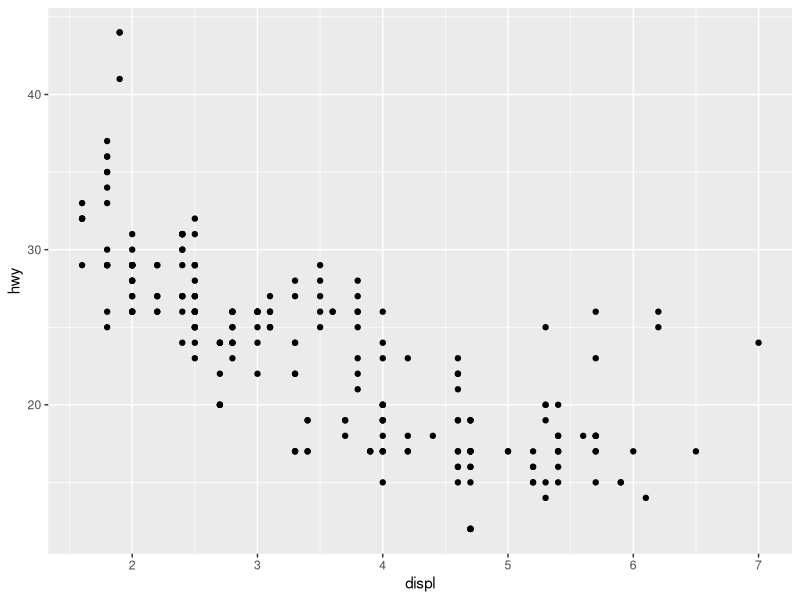
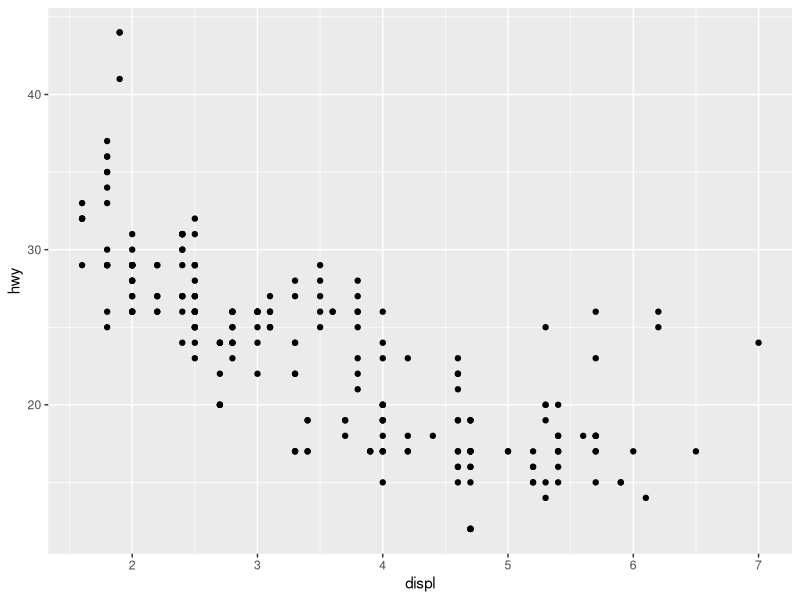
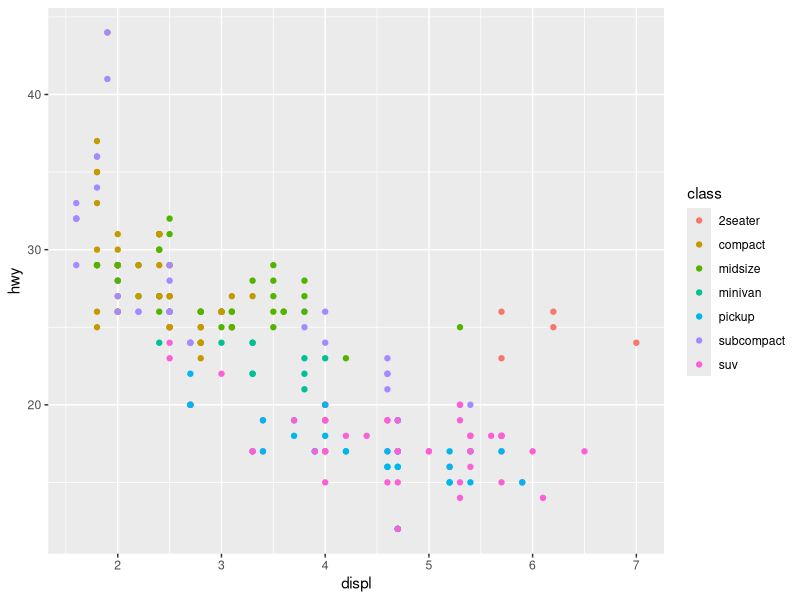
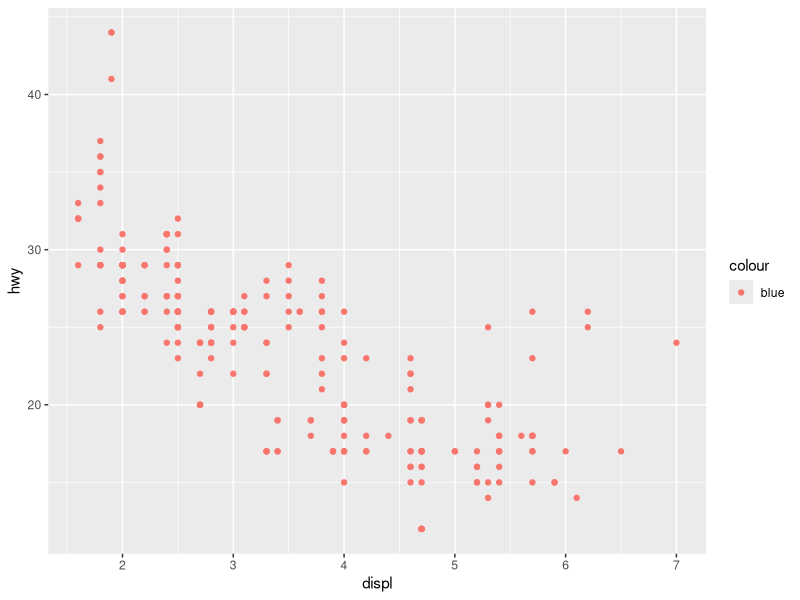
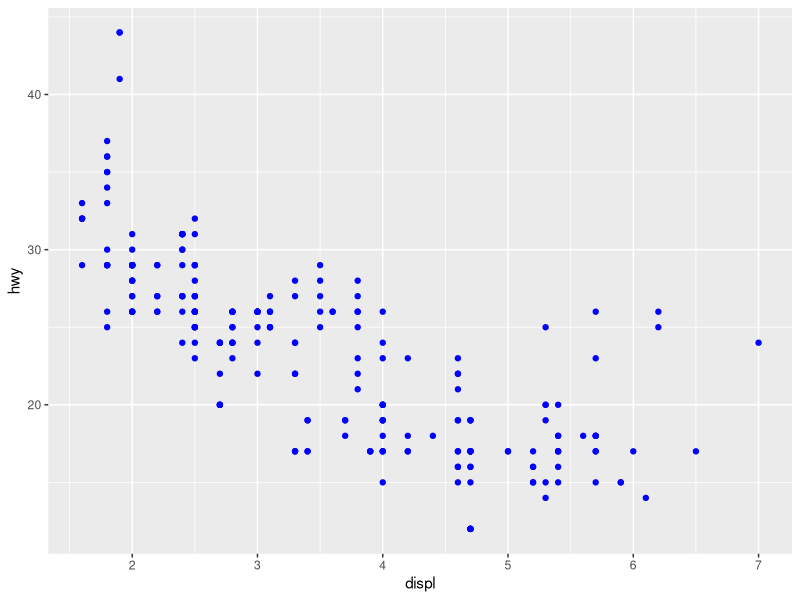
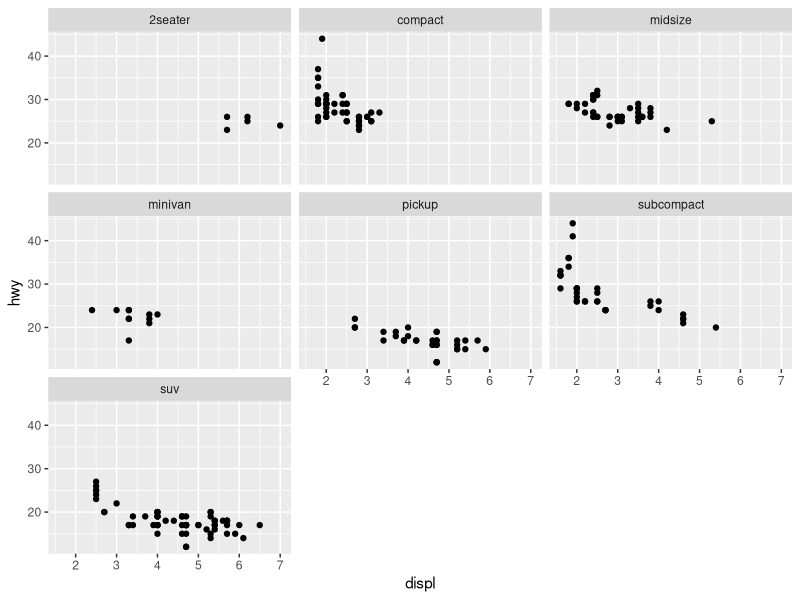
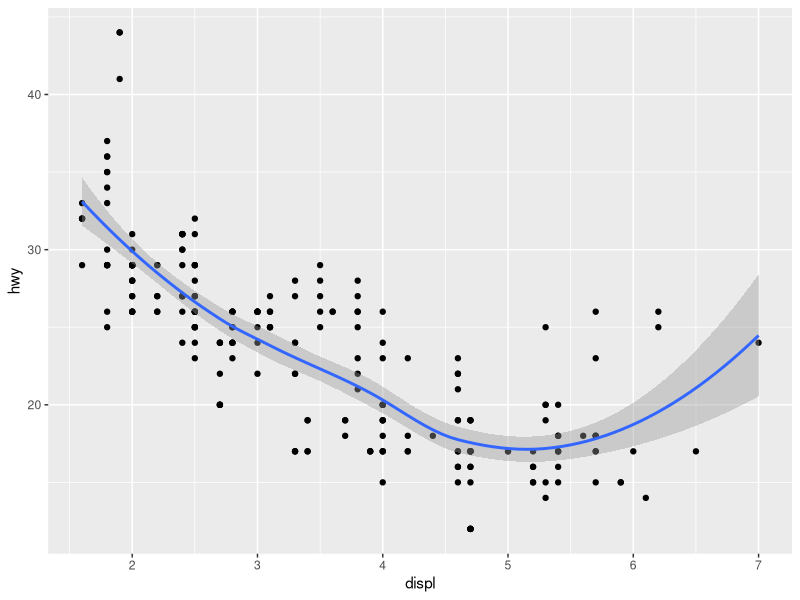
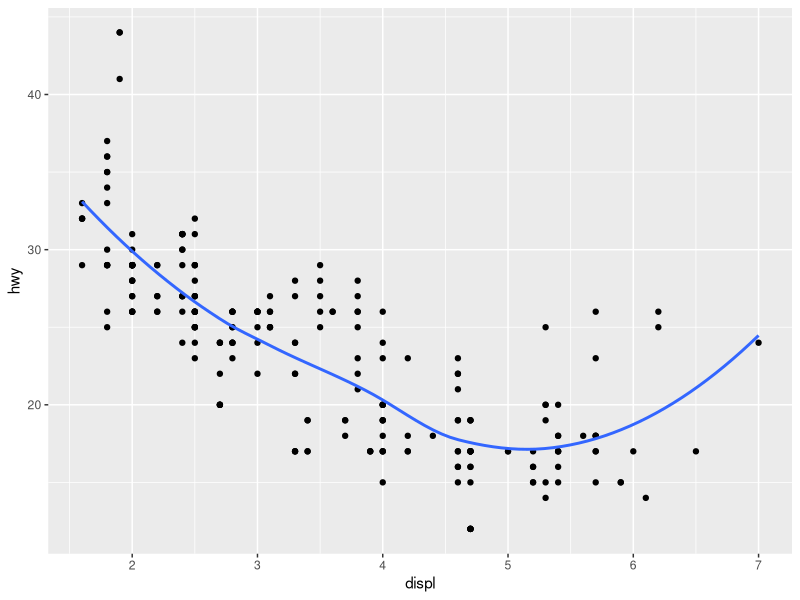

Source code (R) for these figures, in order:

#GGplot

library(ggplot2)

mpg

ggplot(mpg, aes(x=displ, y=hwy)) +
  geom_point()

ggplot(mpg, aes(displ, hwy)) +
  geom_point()

ggplot(mpg, aes(displ, hwy, colour=class)) +
  geom_point()
head(mpg)

ggplot(mpg, aes(displ, hwy)) +
  geom_point(aes(colour= "blue"))

ggplot(mpg, aes(displ, hwy)) +
  geom_point(colour= "blue")


ggplot(mpg, aes(displ, hwy)) +
  geom_point() +
  facet_wrap(~class)


ggplot(mpg, aes(displ, hwy)) +
  geom_point() +
  geom_smooth()

ggplot(mpg, aes(displ, hwy)) +
  geom_point() +
  geom_smooth(se=FALSE)

ggplot(mpg, aes(displ, hwy)) +
  geom_point() +
  geom_smooth(span=0.2)

ggplot(mpg, aes(displ, hwy)) +
  geom_point() +
  geom_smooth(span=1) #using method ='loess' and formula 'y ~ x'

library(mgcv)
ggplot(mpg, aes(displ, hwy)) +
  geom_point() +
  geom_smooth(method = "gam", formula = y~s(x))

ggplot(mpg, aes(displ, hwy)) +
  geom_point() +
  geom_smooth(method = "lm")


p <- ggplot(mpg, aes(drv, hwy)) +
  geom_point() 

p

p + geom_jitter()
p + geom_boxplot()
p + geom_violin()


ggplot(mpg, aes(hwy)) + geom_histogram()
ggplot(mpg, aes(hwy)) + geom_freqpoly(binwidth=1)





